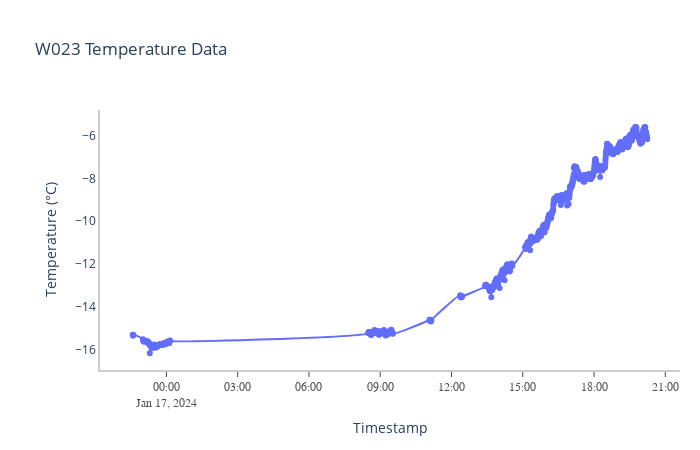

Notebook source saved alongside this figure:
### Markdown cell above
### The Main Loop
The script enters a loop to continuously consume messages from Kafka:

* Each message is loaded as a JSON object.
* The timestamp and temperature are extracted and processed. The timestamp is formatted to a more readable form.
* A check is performed to ensure data is used only if the sensor is 'bme680'.
* Data points (timestamps and temperatures) are appended to their respective lists.
* The `update_plot` function is called to update the plot.
* `clear_output(wait=True)` clears the output and waits for new data.

#### Exception Handling
* `except KeyboardInterrupt`: Catches a manual interruption (like Ctrl+C) to gracefully exit the loop.
* `finally`: Ensures that the Kafka consumer is closed properly when exiting the loop.

#### Usage
This script is typically used for real-time data monitoring. For instance, you might use it to monitor temperature data from a sensor network, where data is published to a Kafka topic. The script continuously updates a live plot as new data arrives.

### Code cell
try:
    for message in consumer:
        message_value = json.loads(message.value)
        timestamp = message_value['timestamp']
        temperature = message_value['value']

        # Split timestamp to separate date and nanoseconds
        datetime_part, nanoseconds_part = timestamp[:-1].split('.')
        # Parse the datetime string to a datetime object
        datetime_obj = datetime.strptime(datetime_part, '%Y-%m-%dT%H:%M:%S')
        # Format the datetime object as a string without milliseconds
        formatted_timestamp = datetime_obj.strftime('%Y-%m-%d %H:%M:%S')

        metadata = message_value['meta']

        # Check if the sensor is 'bme680' and append data
        if metadata['sensor'] == 'bme680':
            timestamps.append(formatted_timestamp)
            temperatures.append(temperature)

            # Update and display the plot
            update_plot()
            clear_output(wait=True)

except KeyboardInterrupt:
    # Handle manual interruption
    pass
finally:
    # Close the Kafka consumer 
    consumer.close()

### Figure 1 — Plotly figure (JSON) as saved in the notebook; plotly's stock layout.template omitted (floating-point values rounded to 4 significant figures; data arrays with more than 128 entries replaced by an {"elided": "..."} marker saying what was removed)
{"data": [{"line": {"shape": "spline"}, "mode": "lines+markers", "type": "scatter", "x": {"elided": "954 str values"}, "y": {"elided": "954 float values"}}], "layout": {"autosize": false, "height": 450, "margin": {"autoexpand": false, "l": 100, "r": 20, "t": 110}, "plot_bgcolor": "white", "showlegend": false, "title": {"text": "W023 Temperature Data"}, "width": 700, "xaxis": {"autorange": true, "linecolor": "rgb(204, 204, 204)", "linewidth": 2, "range": ["2024-01-16 21:12:14.7677", "2024-01-17 21:37:13.2323"], "showgrid": true, "showline": true, "showticklabels": true, "tickfont": {"color": "rgb(82, 82, 82)", "family": "Arial", "size": 12}, "ticks": "outside", "title": {"text": "Timestamp"}, "type": "date"}, "yaxis": {"autorange": true, "linecolor": "rgb(204, 204, 204)", "linewidth": 2, "range": [-16.96, -4.796], "showgrid": true, "showline": true, "showticklabels": true, "title": {"text": "Temperature (°C)"}, "type": "linear"}}}
